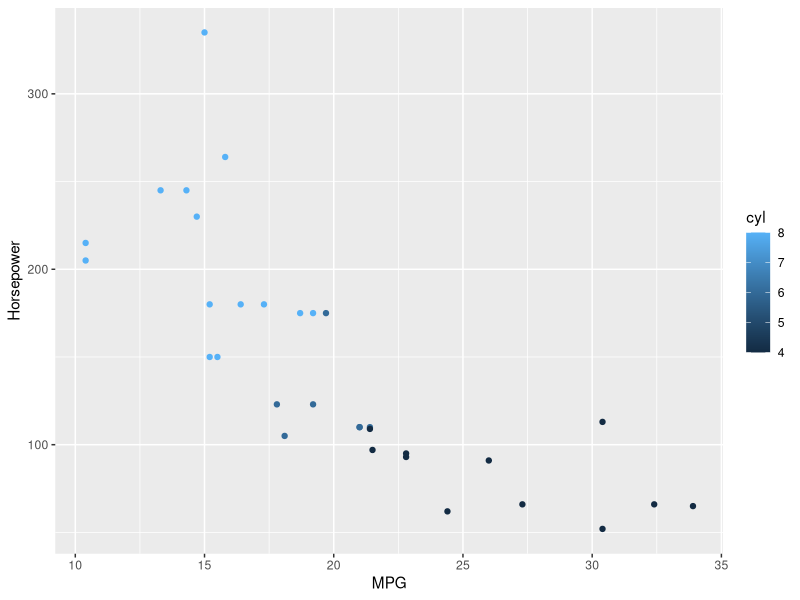

Reproduce this figure in R.
## ---- chunk 1
knitr::opts_chunk$set(collapse = TRUE)
library(ggplot2)
## ---- chunk 2
ggplot(data = mtcars, aes(x = mpg, y = hp, color = cyl)) + 
  geom_point() +
  labs(x = "MPG", y = "Horsepower")
